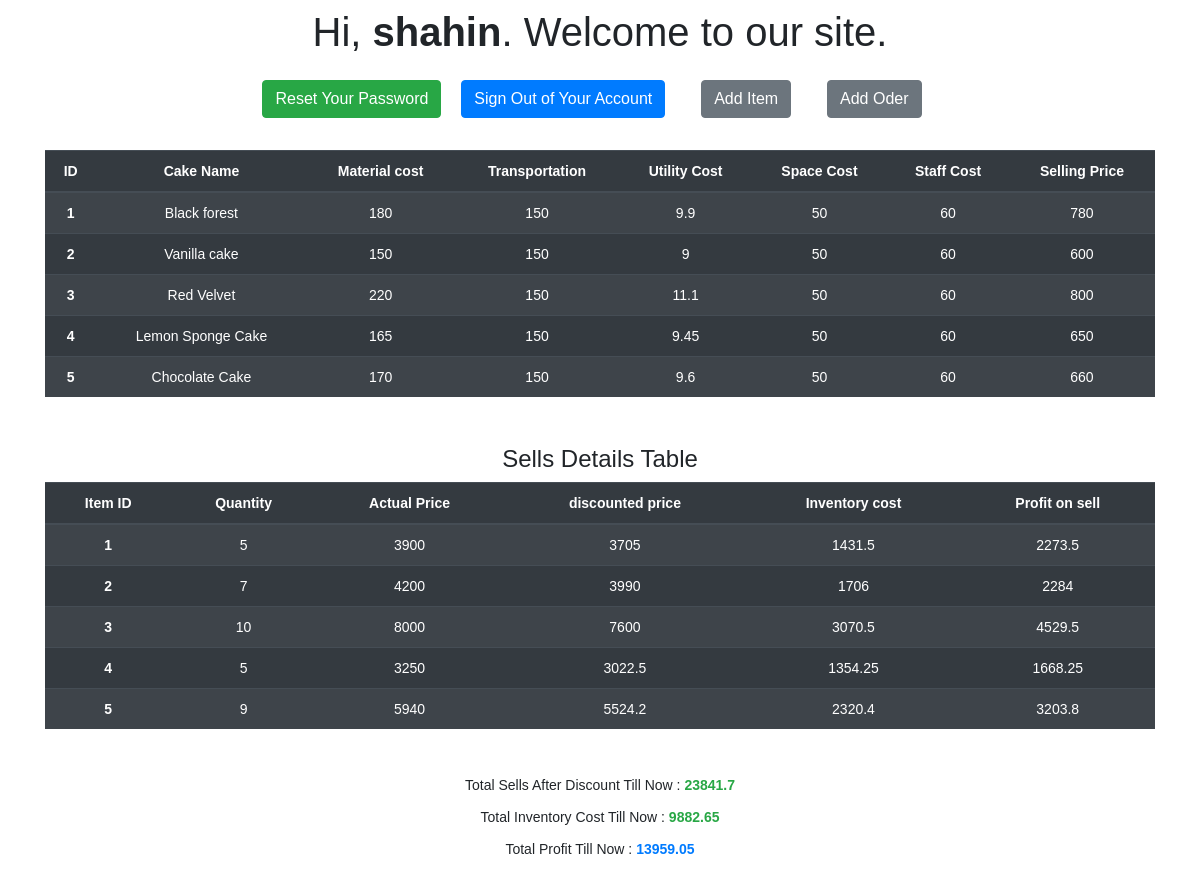
/index.php (signed in), run on the app's committed database.
### tables this page shows
CREATE TABLE `items` (
  `id` int(11) NOT NULL,
  `cake_name` varchar(255) NOT NULL,
  `raw_material_cost` double NOT NULL,
  `transportation_cost` double NOT NULL,
  `utility_cost` double NOT NULL,
  `space_cost` double NOT NULL,
  `staff_cost` double NOT NULL,
  `selling_price` double NOT NULL
);

CREATE TABLE `sells` (
  `id` int(11) NOT NULL,
  `quantity` int(11) NOT NULL,
  `total_cost` double NOT NULL,
  `total_price` double NOT NULL,
  `discounted_price` double NOT NULL,
  `item_id` int(11) NOT NULL
);

### index.php (the view, shortened to what this page needs)
<?php
require_once "config.php";
$sql = "SELECT * FROM items";
if($stmt = $mysqli->prepare($sql)){
    if($stmt->execute()){
        $stmt->store_result();
        $stmt->bind_result($id, $cake_name, $raw_material_cost, $transportation_cost, $utility_cost, $space_cost, $staff_cost, $selling_price);
    }
}
$sql = "SELECT * FROM sells";
if($stmt1 = $mysqli->prepare($sql)){
    if($stmt1->execute()){
        $stmt1->store_result();
        $stmt1->bind_result($id, $quantity, $total_cost, $total_price, $discounted_price, $item_id);
    }
}
?>
<!DOCTYPE html>
<html lang="en">
<head>
    <link rel="stylesheet" href="https://stackpath.bootstrapcdn.com/bootstrap/4.5.2/css/bootstrap.min.css">
</head>
<body>
    <div class="container">
    <h1 class="my-2">Hi, <b><?php echo htmlspecialchars($_SESSION["username"]); ?></b>. Welcome to our site.</h1>
    <p>
        <a href="reset-password.php" class="btn btn-success">Reset Your Password</a>
        <a href="logout.php" class="btn btn-primary m-3">Sign Out of Your Account</a>
        <a href="add-item.php" class="btn btn-secondary m-3">Add Item</a>
        <a href="add-order.php" class="btn btn-secondary m-3">Add Oder</a>
    </p>
    <table class="table table-striped table-dark mb-5">
  <thead>
    <tr>
      <th scope="col">ID</th>
      <th scope="col">Cake Name</th>
      <th scope="col">Material cost</th>
      <th scope="col">Transportation</th>
      <th scope="col">Utility Cost</th>
      <th scope="col">Space Cost</th>
      <th scope="col">Staff Cost</th>
      <th scope="col">Selling Price</th>
    </tr>
  </thead>
  <tbody>
      <?php
      while ($stmt->fetch()) {
          ?>
    <tr>
      <th scope="row"><?php echo $id ?></th>
      <td><?php echo $cake_name ?></td>
      <td><?php echo $raw_material_cost ?></td>
      <td><?php echo $transportation_cost ?></td>
      <td><?php echo $utility_cost ?></td>
      <td><?php echo $space_cost ?></td>
      <td><?php echo $staff_cost ?></td>
      <td><?php echo $selling_price ?></td>
    </tr>
    <?php } ?>
  </tbody>
</table>
<h4>Sells Details Table </h4>
<table class="table table-striped table-dark mb-5">
  <thead>
    <tr>
      <th scope="col">Item ID</th>
      <th scope="col">Quantity</th>
      <th scope="col">Actual Price</th>
      <th scope="col">discounted price</th>
      <th scope="col">Inventory cost</th>
      <th scope="col">Profit on sell</th>
    </tr>
  </thead>
  <tbody>
      <?php
      $total_sells_after_discount=0;
      $total_inventory_cost=0;
      while ($stmt1->fetch()) {
          ?>
    <tr>
      <th scope="row"><?php echo $item_id ?></th>
      <td><?php echo $quantity ?></td>
      <td><?php echo $total_price ?></td>
      <td><?php echo $discounted_price  ?></td>
      <td><?php echo $total_cost ?></td>
      <td><?php echo $discounted_price - $total_cost ?></td>
    </tr>
    <?php
     $total_sells_after_discount=$discounted_price+$total_sells_after_discount;
     $total_inventory_cost=$total_cost+$total_inventory_cost;
    } ?>
  </tbody>
</table>
<p>Total Sells After Discount Till Now : <b class="text-success"><?php echo $total_sells_after_discount ?></b></p>
<p>Total Inventory Cost Till Now : <b class="text-success"><?php echo $total_inventory_cost ?></b></p>
<p>Total Profit Till Now : <b class="text-primary"><?php echo $total_sells_after_discount - $total_inventory_cost ?></b></p>
</div>
</body>
</html>

### index.php (style rules this page uses)
body { font: 14px sans-serif; text-align: center; }

### data on the page
items: id "1", cake_name "Black forest", raw_material_cost "180", transportation_cost "150", utility_cost "9.9", space_cost "50", staff_cost "60", selling_price "780"
items: id "2", cake_name "Vanilla cake", raw_material_cost "150", transportation_cost "150", utility_cost "9", space_cost "50", staff_cost "60", selling_price "600"
items: id "3", cake_name "Red Velvet", raw_material_cost "220", transportation_cost "150", utility_cost "11.1", space_cost "50", staff_cost "60", selling_price "800"
items: id "4", cake_name "Lemon Sponge Cake", raw_material_cost "165", transportation_cost "150", utility_cost "9.45", space_cost "50", staff_cost "60", selling_price "650"
items: id "5", cake_name "Chocolate Cake", raw_material_cost "170", transportation_cost "150", utility_cost "9.6", space_cost "50", staff_cost "60", selling_price "660"
sells: item "1", quantity "5", total_price "3900", discounted_price "3705", total_cost "1431.5", $discounted_price - $total_cost "2273.5"
sells: item "2", quantity "7", total_price "4200", discounted_price "3990", total_cost "1706", $discounted_price - $total_cost "2284"
sells: item "3", quantity "10", total_price "8000", discounted_price "7600", total_cost "3070.5", $discounted_price - $total_cost "4529.5"
sells: item "4", quantity "5", total_price "3250", discounted_price "3022.5", total_cost "1354.25", $discounted_price - $total_cost "1668.25"
sells: item "5", quantity "9", total_price "5940", discounted_price "5524.2", total_cost "2320.4", $discounted_price - $total_cost "3203.8"

### other printed values
$_SESSION["username"] "shahin"
$total_sells_after_discount "23841.7"
$total_inventory_cost "9882.65"
$total_sells_after_discount - $total_inventory_cost "13959.05"
